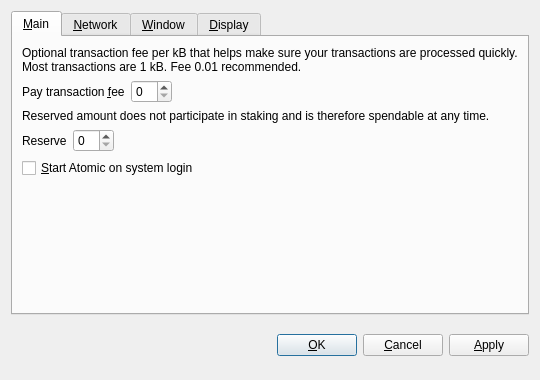
<?xml version="1.0" encoding="UTF-8"?>
<ui version="4.0">
 <class>OptionsDialog</class>
 <widget class="QDialog" name="OptionsDialog">
  <property name="geometry">
   <rect>
    <x>0</x>
    <y>0</y>
    <width>540</width>
    <height>380</height>
   </rect>
  </property>
  <property name="windowTitle">
   <string>Options</string>
  </property>
  <property name="styleSheet">
   <string notr="true">background-image: url(:/images/bkg2);</string>
  </property>
  <property name="modal">
   <bool>true</bool>
  </property>
  <layout class="QVBoxLayout" name="verticalLayout">
   <item>
    <widget class="QTabWidget" name="tabWidget">
     <property name="tabPosition">
      <enum>QTabWidget::North</enum>
     </property>
     <property name="currentIndex">
      <number>0</number>
     </property>
     <widget class="QWidget" name="tabMain">
      <attribute name="title">
       <string>&amp;Main</string>
      </attribute>
      <layout class="QVBoxLayout" name="verticalLayout_Main">
       <item>
        <widget class="QLabel" name="transactionFeeInfoLabel">
         <property name="text">
          <string>Optional transaction fee per kB that helps make sure your transactions are processed quickly. Most transactions are 1 kB. Fee 0.01 recommended.</string>
         </property>
         <property name="textFormat">
          <enum>Qt::PlainText</enum>
         </property>
         <property name="wordWrap">
          <bool>true</bool>
         </property>
        </widget>
       </item>
       <item>
        <layout class="QHBoxLayout" name="horizontalLayoutFee">
         <item>
          <widget class="QLabel" name="transactionFeeLabel">
           <property name="text">
            <string>Pay transaction &amp;fee</string>
           </property>
           <property name="textFormat">
            <enum>Qt::PlainText</enum>
           </property>
           <property name="buddy">
            <cstring>transactionFee</cstring>
           </property>
          </widget>
         </item>
         <item>
          <widget class="BitcoinAmountField" name="transactionFee"/>
         </item>
         <item>
          <spacer name="horizontalSpacerFee">
           <property name="orientation">
            <enum>Qt::Horizontal</enum>
           </property>
           <property name="sizeHint" stdset="0">
            <size>
             <width>40</width>
             <height>20</height>
            </size>
           </property>
          </spacer>
         </item>
        </layout>
       </item>
       <item>
        <widget class="QLabel" name="reserveBalanceInfoLabel">
         <property name="text">
          <string>Reserved amount does not participate in staking and is therefore spendable at any time.</string>
         </property>
         <property name="textFormat">
          <enum>Qt::PlainText</enum>
         </property>
         <property name="wordWrap">
          <bool>true</bool>
         </property>
        </widget>
       </item>
       <item>
        <layout class="QHBoxLayout" name="horizontalLayoutReserveBalance">
         <item>
          <widget class="QLabel" name="reserveBalanceLabel">
           <property name="text">
            <string>Reserve</string>
           </property>
           <property name="textFormat">
            <enum>Qt::PlainText</enum>
           </property>
           <property name="buddy">
            <cstring>reserveBalance</cstring>
           </property>
          </widget>
         </item>
         <item>
          <widget class="BitcoinAmountField" name="reserveBalance"/>
         </item>
         <item>
          <spacer name="horizontalSpacerReserveBalance">
           <property name="orientation">
            <enum>Qt::Horizontal</enum>
           </property>
           <property name="sizeHint" stdset="0">
            <size>
             <width>40</width>
             <height>20</height>
            </size>
           </property>
          </spacer>
         </item>
        </layout>
       </item>
       <item>
        <widget class="QCheckBox" name="bitcoinAtStartup">
         <property name="toolTip">
          <string>Automatically start Atomic after logging in to the system.</string>
         </property>
         <property name="text">
          <string>&amp;Start Atomic on system login</string>
         </property>
        </widget>
       </item>
       <item>
        <spacer name="verticalSpacer_Main">
         <property name="orientation">
          <enum>Qt::Vertical</enum>
         </property>
         <property name="sizeHint" stdset="0">
          <size>
           <width>20</width>
           <height>40</height>
          </size>
         </property>
        </spacer>
       </item>
      </layout>
     </widget>
     <widget class="QWidget" name="tabNetwork">
      <attribute name="title">
       <string>&amp;Network</string>
      </attribute>
      <layout class="QVBoxLayout" name="verticalLayout_Network">
       <item>
        <widget class="QCheckBox" name="mapPortUpnp">
         <property name="toolTip">
          <string>Automatically open the Atomic client port on the router. This only works when your router supports UPnP and it is enabled.</string>
         </property>
         <property name="text">
          <string>Map port using &amp;UPnP</string>
         </property>
        </widget>
       </item>
       <item>
        <widget class="QCheckBox" name="connectSocks">
         <property name="toolTip">
          <string>Connect to the Atomic network through a SOCKS proxy (e.g. when connecting through Tor).</string>
         </property>
         <property name="text">
          <string>&amp;Connect through SOCKS proxy:</string>
         </property>
        </widget>
       </item>
       <item>
        <layout class="QHBoxLayout" name="horizontalLayout_Network">
         <item>
          <widget class="QLabel" name="proxyIpLabel">
           <property name="text">
            <string>Proxy &amp;IP:</string>
           </property>
           <property name="textFormat">
            <enum>Qt::PlainText</enum>
           </property>
           <property name="buddy">
            <cstring>proxyIp</cstring>
           </property>
          </widget>
         </item>
         <item>
          <widget class="QValidatedLineEdit" name="proxyIp">
           <property name="maximumSize">
            <size>
             <width>140</width>
             <height>16777215</height>
            </size>
           </property>
           <property name="toolTip">
            <string>IP address of the proxy (e.g. 127.0.0.1)</string>
           </property>
          </widget>
         </item>
         <item>
          <widget class="QLabel" name="proxyPortLabel">
           <property name="text">
            <string>&amp;Port:</string>
           </property>
           <property name="textFormat">
            <enum>Qt::PlainText</enum>
           </property>
           <property name="buddy">
            <cstring>proxyPort</cstring>
           </property>
          </widget>
         </item>
         <item>
          <widget class="QLineEdit" name="proxyPort">
           <property name="maximumSize">
            <size>
             <width>55</width>
             <height>16777215</height>
            </size>
           </property>
           <property name="toolTip">
            <string>Port of the proxy (e.g. 9050)</string>
           </property>
          </widget>
         </item>
         <item>
          <widget class="QLabel" name="socksVersionLabel">
           <property name="text">
            <string>SOCKS &amp;Version:</string>
           </property>
           <property name="textFormat">
            <enum>Qt::PlainText</enum>
           </property>
           <property name="buddy">
            <cstring>socksVersion</cstring>
           </property>
          </widget>
         </item>
         <item>
          <widget class="QValueComboBox" name="socksVersion">
           <property name="toolTip">
            <string>SOCKS version of the proxy (e.g. 5)</string>
           </property>
          </widget>
         </item>
         <item>
          <spacer name="horizontalSpacer_Network">
           <property name="orientation">
            <enum>Qt::Horizontal</enum>
           </property>
           <property name="sizeHint" stdset="0">
            <size>
             <width>40</width>
             <height>20</height>
            </size>
           </property>
          </spacer>
         </item>
        </layout>
       </item>
       <item>
        <spacer name="verticalSpacer_Network">
         <property name="orientation">
          <enum>Qt::Vertical</enum>
         </property>
         <property name="sizeHint" stdset="0">
          <size>
           <width>20</width>
           <height>40</height>
          </size>
         </property>
        </spacer>
       </item>
      </layout>
     </widget>
     <widget class="QWidget" name="tabWindow">
      <attribute name="title">
       <string>&amp;Window</string>
      </attribute>
      <layout class="QVBoxLayout" name="verticalLayout_Window">
       <item>
        <widget class="QCheckBox" name="minimizeToTray">
         <property name="toolTip">
          <string>Show only a tray icon after minimizing the window.</string>
         </property>
         <property name="text">
          <string>&amp;Minimize to the tray instead of the taskbar</string>
         </property>
        </widget>
       </item>
       <item>
        <widget class="QCheckBox" name="minimizeOnClose">
         <property name="toolTip">
          <string>Minimize instead of exit the application when the window is closed. When this option is enabled, the application will be closed only after selecting Quit in the menu.</string>
         </property>
         <property name="text">
          <string>M&amp;inimize on close</string>
         </property>
        </widget>
       </item>
       <item>
        <spacer name="verticalSpacer_Window">
         <property name="orientation">
          <enum>Qt::Vertical</enum>
         </property>
         <property name="sizeHint" stdset="0">
          <size>
           <width>20</width>
           <height>40</height>
          </size>
         </property>
        </spacer>
       </item>
      </layout>
     </widget>
     <widget class="QWidget" name="tabDisplay">
      <attribute name="title">
       <string>&amp;Display</string>
      </attribute>
      <layout class="QVBoxLayout" name="verticalLayout_Display">
       <item>
        <layout class="QHBoxLayout" name="horizontalLayout_1_Display">
         <item>
          <widget class="QLabel" name="langLabel">
           <property name="text">
            <string>User Interface &amp;language:</string>
           </property>
           <property name="textFormat">
            <enum>Qt::PlainText</enum>
           </property>
           <property name="buddy">
            <cstring>lang</cstring>
           </property>
          </widget>
         </item>
         <item>
          <widget class="QValueComboBox" name="lang">
           <property name="toolTip">
            <string>The user interface language can be set here. This setting will take effect after restarting Atomic.</string>
           </property>
          </widget>
         </item>
        </layout>
       </item>
       <item>
        <layout class="QHBoxLayout" name="horizontalLayout_2_Display">
         <item>
          <widget class="QLabel" name="unitLabel">
           <property name="text">
            <string>&amp;Unit to show amounts in:</string>
           </property>
           <property name="textFormat">
            <enum>Qt::PlainText</enum>
           </property>
           <property name="buddy">
            <cstring>unit</cstring>
           </property>
          </widget>
         </item>
         <item>
          <widget class="QValueComboBox" name="unit">
           <property name="toolTip">
            <string>Choose the default subdivision unit to show in the interface and when sending coins.</string>
           </property>
          </widget>
         </item>
        </layout>
       </item>
       <item>
        <widget class="QCheckBox" name="displayAddresses">
         <property name="toolTip">
          <string>Whether to show Atomic addresses in the transaction list or not.</string>
         </property>
         <property name="text">
          <string>&amp;Display addresses in transaction list</string>
         </property>
        </widget>
       </item>
       <item>
        <widget class="QCheckBox" name="coinControlFeatures">
         <property name="toolTip">
          <string>Whether to show coin control features or not.</string>
         </property>
         <property name="text">
          <string>Display coin &amp;control features (experts only!)</string>
         </property>
        </widget>
       </item>
       <item>
        <spacer name="verticalSpacer_Display">
         <property name="orientation">
          <enum>Qt::Vertical</enum>
         </property>
         <property name="sizeHint" stdset="0">
          <size>
           <width>20</width>
           <height>40</height>
          </size>
         </property>
        </spacer>
       </item>
      </layout>
     </widget>
    </widget>
   </item>
   <item>
    <layout class="QHBoxLayout" name="horizontalLayout_Buttons">
     <item>
      <spacer name="horizontalSpacer_1">
       <property name="orientation">
        <enum>Qt::Horizontal</enum>
       </property>
       <property name="sizeHint" stdset="0">
        <size>
         <width>40</width>
         <height>48</height>
        </size>
       </property>
      </spacer>
     </item>
     <item>
      <widget class="QLabel" name="statusLabel">
       <property name="font">
        <font>
         <weight>75</weight>
         <bold>true</bold>
        </font>
       </property>
       <property name="text">
        <string/>
       </property>
       <property name="textFormat">
        <enum>Qt::PlainText</enum>
       </property>
       <property name="wordWrap">
        <bool>true</bool>
       </property>
      </widget>
     </item>
     <item>
      <spacer name="horizontalSpacer_2">
       <property name="orientation">
        <enum>Qt::Horizontal</enum>
       </property>
       <property name="sizeHint" stdset="0">
        <size>
         <width>40</width>
         <height>48</height>
        </size>
       </property>
      </spacer>
     </item>
     <item>
      <widget class="QPushButton" name="okButton">
       <property name="text">
        <string>&amp;OK</string>
       </property>
      </widget>
     </item>
     <item>
      <widget class="QPushButton" name="cancelButton">
       <property name="text">
        <string>&amp;Cancel</string>
       </property>
       <property name="autoDefault">
        <bool>false</bool>
       </property>
      </widget>
     </item>
     <item>
      <widget class="QPushButton" name="applyButton">
       <property name="text">
        <string>&amp;Apply</string>
       </property>
       <property name="autoDefault">
        <bool>false</bool>
       </property>
      </widget>
     </item>
    </layout>
   </item>
  </layout>
 </widget>
 <customwidgets>
  <customwidget>
   <class>BitcoinAmountField</class>
   <extends>QSpinBox</extends>
   <header>bitcoinamountfield.h</header>
   <container>1</container>
  </customwidget>
  <customwidget>
   <class>QValueComboBox</class>
   <extends>QComboBox</extends>
   <header>qvaluecombobox.h</header>
  </customwidget>
  <customwidget>
   <class>QValidatedLineEdit</class>
   <extends>QLineEdit</extends>
   <header>qvalidatedlineedit.h</header>
  </customwidget>
 </customwidgets>
 <resources/>
 <connections/>
</ui>
